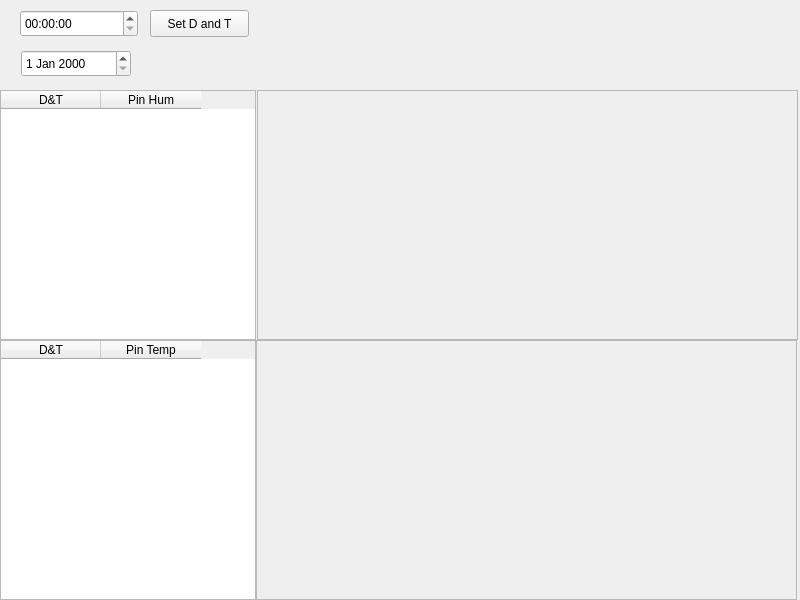
<?xml version="1.0" encoding="UTF-8"?>
<ui version="4.0">
 <class>MainWindow</class>
 <widget class="QMainWindow" name="MainWindow">
  <property name="geometry">
   <rect>
    <x>0</x>
    <y>0</y>
    <width>800</width>
    <height>600</height>
   </rect>
  </property>
  <property name="windowTitle">
   <string>MainWindow</string>
  </property>
  <widget class="QWidget" name="centralWidget">
   <widget class="QTableWidget" name="tableWidget">
    <property name="geometry">
     <rect>
      <x>0</x>
      <y>90</y>
      <width>256</width>
      <height>250</height>
     </rect>
    </property>
    <column>
     <property name="text">
      <string>D&amp;T</string>
     </property>
    </column>
    <column>
     <property name="text">
      <string>Pin Hum</string>
     </property>
    </column>
   </widget>
   <widget class="QTableWidget" name="tableWidget_2">
    <property name="geometry">
     <rect>
      <x>0</x>
      <y>340</y>
      <width>256</width>
      <height>260</height>
     </rect>
    </property>
    <column>
     <property name="text">
      <string>D&amp;T</string>
     </property>
    </column>
    <column>
     <property name="text">
      <string>Pin Temp</string>
     </property>
    </column>
   </widget>
   <widget class="QFrame" name="frame">
    <property name="geometry">
     <rect>
      <x>257</x>
      <y>90</y>
      <width>541</width>
      <height>250</height>
     </rect>
    </property>
    <property name="frameShape">
     <enum>QFrame::StyledPanel</enum>
    </property>
    <property name="frameShadow">
     <enum>QFrame::Raised</enum>
    </property>
    <widget class="QWidget" name="widget" native="true">
     <property name="geometry">
      <rect>
       <x>0</x>
       <y>20</y>
       <width>540</width>
       <height>250</height>
      </rect>
     </property>
    </widget>
   </widget>
   <widget class="QFrame" name="frame_2">
    <property name="geometry">
     <rect>
      <x>256</x>
      <y>340</y>
      <width>541</width>
      <height>260</height>
     </rect>
    </property>
    <property name="frameShape">
     <enum>QFrame::StyledPanel</enum>
    </property>
    <property name="frameShadow">
     <enum>QFrame::Raised</enum>
    </property>
    <widget class="QWidget" name="widget_2" native="true">
     <property name="geometry">
      <rect>
       <x>0</x>
       <y>20</y>
       <width>540</width>
       <height>260</height>
      </rect>
     </property>
    </widget>
   </widget>
   <widget class="QTimeEdit" name="timeEdit">
    <property name="geometry">
     <rect>
      <x>20</x>
      <y>10</y>
      <width>118</width>
      <height>27</height>
     </rect>
    </property>
   </widget>
   <widget class="QDateEdit" name="dateEdit">
    <property name="geometry">
     <rect>
      <x>21</x>
      <y>50</y>
      <width>110</width>
      <height>27</height>
     </rect>
    </property>
   </widget>
   <widget class="QPushButton" name="pushButton">
    <property name="geometry">
     <rect>
      <x>150</x>
      <y>10</y>
      <width>99</width>
      <height>27</height>
     </rect>
    </property>
    <property name="text">
     <string>Set D and T</string>
    </property>
   </widget>
  </widget>
 </widget>
 <layoutdefault spacing="6" margin="11"/>
 <resources/>
 <connections/>
</ui>
